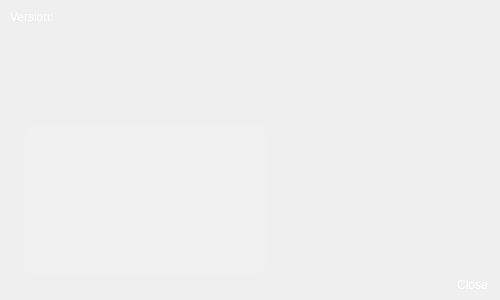
<?xml version="1.0" encoding="UTF-8"?>
<ui version="4.0">
 <class>QUAboutDialog</class>
 <widget class="QDialog" name="QUAboutDialog">
  <property name="geometry">
   <rect>
    <x>0</x>
    <y>0</y>
    <width>500</width>
    <height>300</height>
   </rect>
  </property>
  <property name="sizePolicy">
   <sizepolicy hsizetype="Fixed" vsizetype="Fixed">
    <horstretch>0</horstretch>
    <verstretch>0</verstretch>
   </sizepolicy>
  </property>
  <property name="windowTitle">
   <string>About</string>
  </property>
  <property name="windowIcon">
   <iconset resource="resources/UltraStar-Manager.qrc">
    <normaloff>:/icons/cup.png</normaloff>:/icons/cup.png</iconset>
  </property>
  <property name="styleSheet">
   <string>background-image: url(:/about_bgr.png);</string>
  </property>
  <layout class="QVBoxLayout" name="verticalLayout_2">
   <property name="spacing">
    <number>0</number>
   </property>
   <property name="leftMargin">
    <number>5</number>
   </property>
   <property name="topMargin">
    <number>5</number>
   </property>
   <property name="rightMargin">
    <number>5</number>
   </property>
   <property name="bottomMargin">
    <number>5</number>
   </property>
   <item>
    <layout class="QHBoxLayout" name="horizontalLayout_3">
     <item>
      <layout class="QVBoxLayout" name="verticalLayout">
       <property name="leftMargin">
        <number>5</number>
       </property>
       <property name="topMargin">
        <number>5</number>
       </property>
       <item>
        <widget class="QLabel" name="versionLbl">
         <property name="styleSheet">
          <string>background-image: url();
color: rgb(255, 255, 255);</string>
         </property>
         <property name="text">
          <string>Version:</string>
         </property>
         <property name="alignment">
          <set>Qt::AlignLeading|Qt::AlignLeft|Qt::AlignTop</set>
         </property>
        </widget>
       </item>
       <item>
        <spacer name="verticalSpacer">
         <property name="orientation">
          <enum>Qt::Vertical</enum>
         </property>
         <property name="sizeType">
          <enum>QSizePolicy::Fixed</enum>
         </property>
         <property name="sizeHint" stdset="0">
          <size>
           <width>20</width>
           <height>80</height>
          </size>
         </property>
        </spacer>
       </item>
      </layout>
     </item>
     <item>
      <spacer name="horizontalSpacer_3">
       <property name="orientation">
        <enum>Qt::Horizontal</enum>
       </property>
       <property name="sizeType">
        <enum>QSizePolicy::Expanding</enum>
       </property>
       <property name="sizeHint" stdset="0">
        <size>
         <width>308</width>
         <height>20</height>
        </size>
       </property>
      </spacer>
     </item>
    </layout>
   </item>
   <item>
    <layout class="QHBoxLayout" name="horizontalLayout_2">
     <item>
      <spacer name="horizontalSpacer_4">
       <property name="orientation">
        <enum>Qt::Horizontal</enum>
       </property>
       <property name="sizeType">
        <enum>QSizePolicy::Fixed</enum>
       </property>
       <property name="sizeHint" stdset="0">
        <size>
         <width>20</width>
         <height>15</height>
        </size>
       </property>
      </spacer>
     </item>
     <item>
      <widget class="QTextBrowser" name="credits">
       <property name="sizePolicy">
        <sizepolicy hsizetype="Fixed" vsizetype="Fixed">
         <horstretch>0</horstretch>
         <verstretch>0</verstretch>
        </sizepolicy>
       </property>
       <property name="maximumSize">
        <size>
         <width>240</width>
         <height>150</height>
        </size>
       </property>
       <property name="styleSheet">
        <string>background-image: url();
background-color: rgba(255, 255, 255, 20);
color: rgb(255, 255, 255);
border-radius: 8px;
padding: 10px;</string>
       </property>
       <property name="frameShape">
        <enum>QFrame::NoFrame</enum>
       </property>
       <property name="verticalScrollBarPolicy">
        <enum>Qt::ScrollBarAlwaysOff</enum>
       </property>
       <property name="horizontalScrollBarPolicy">
        <enum>Qt::ScrollBarAlwaysOff</enum>
       </property>
       <property name="openExternalLinks">
        <bool>true</bool>
       </property>
      </widget>
     </item>
     <item>
      <spacer name="horizontalSpacer_2">
       <property name="orientation">
        <enum>Qt::Horizontal</enum>
       </property>
       <property name="sizeType">
        <enum>QSizePolicy::Expanding</enum>
       </property>
       <property name="sizeHint" stdset="0">
        <size>
         <width>138</width>
         <height>20</height>
        </size>
       </property>
      </spacer>
     </item>
    </layout>
   </item>
   <item>
    <layout class="QHBoxLayout" name="horizontalLayout">
     <item>
      <spacer name="horizontalSpacer">
       <property name="orientation">
        <enum>Qt::Horizontal</enum>
       </property>
       <property name="sizeHint" stdset="0">
        <size>
         <width>40</width>
         <height>20</height>
        </size>
       </property>
      </spacer>
     </item>
     <item>
      <widget class="QToolButton" name="acceptBtn">
       <property name="styleSheet">
        <string>color: rgb(255, 255, 255);
background-image: url();</string>
       </property>
       <property name="text">
        <string>Close</string>
       </property>
       <property name="autoRaise">
        <bool>true</bool>
       </property>
      </widget>
     </item>
    </layout>
   </item>
  </layout>
 </widget>
 <resources>
  <include location="resources/UltraStar-Manager.qrc"/>
 </resources>
 <connections/>
</ui>
